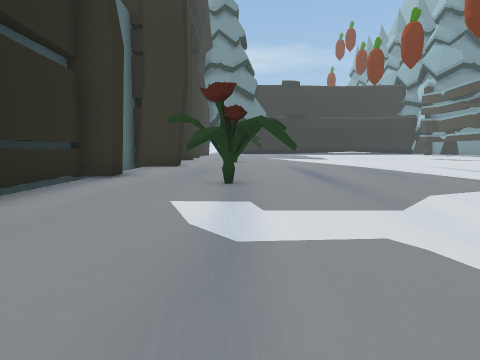
view 1 (above)

19 first-person views from a walk through a scene from a Unity 3-D project. The camera is 1.4 m above the floor, tilts 6° down and sees 75° across. The floor is counted in squares, 2 m on a side. Each view is taken from the middle of a square. On the plan, view 1 faces up. The plan holds only what a view shows up to about 10 squares ahead; the rest is blank. The place goes on beyond the plan. Some animated figures are left out.

view 2
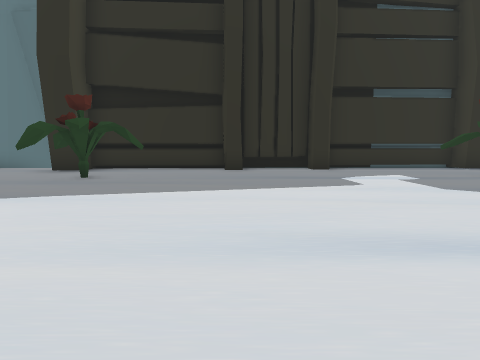

view 3
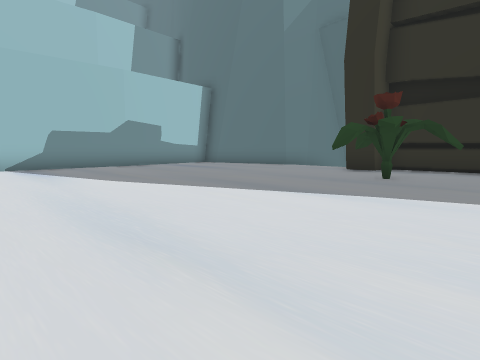

view 4
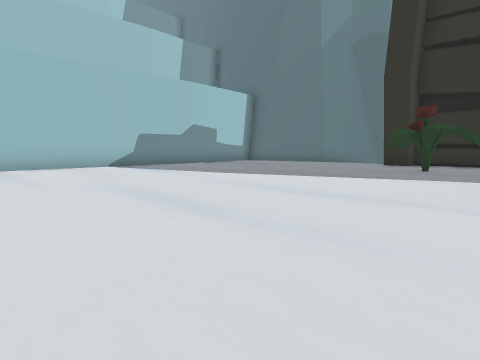

view 5
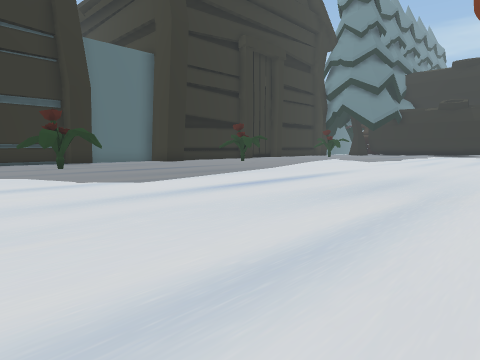

view 6
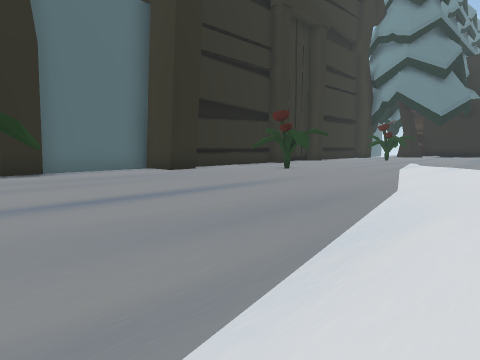

view 7
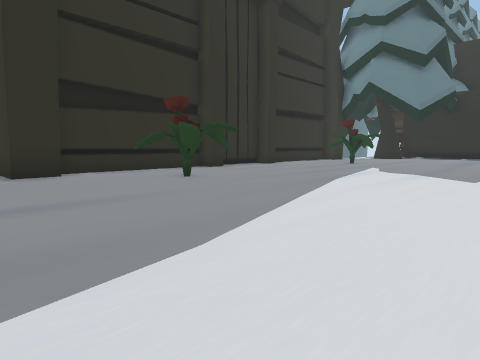

view 8
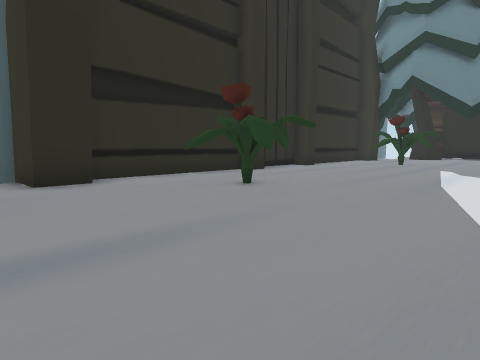

view 9
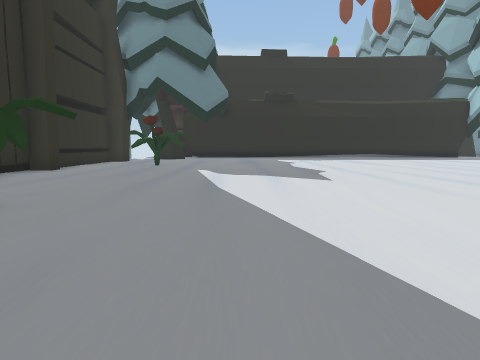

view 10
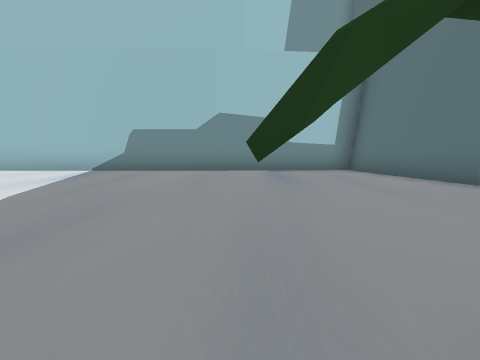

view 11
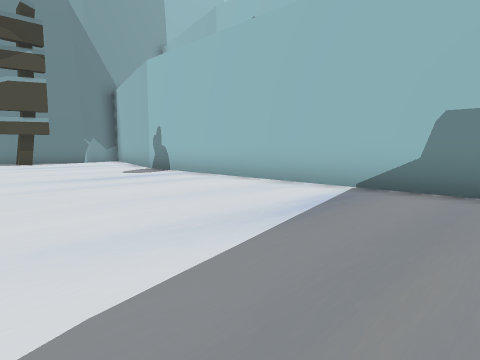

view 12
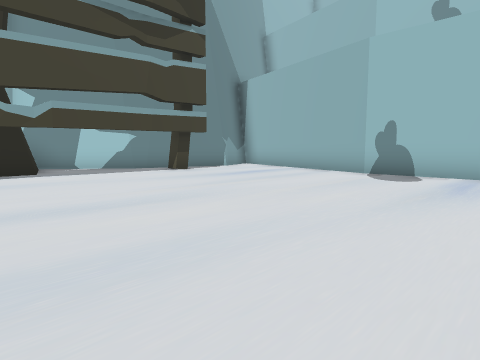

view 13
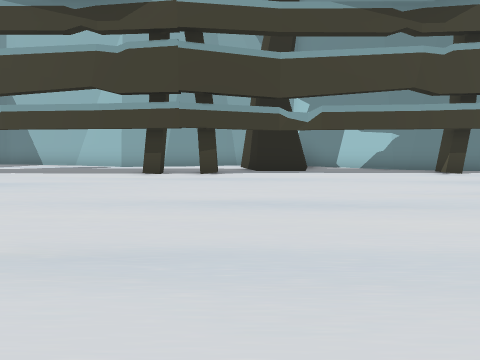

view 14
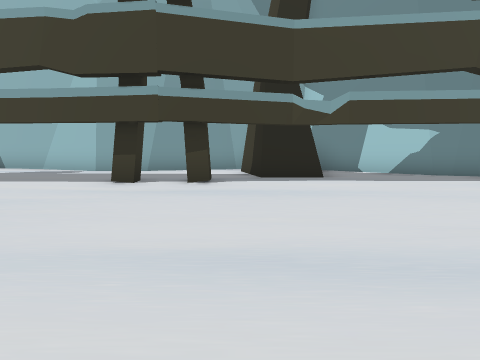

view 15
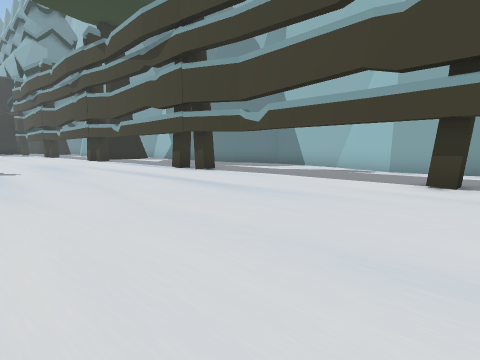

view 16
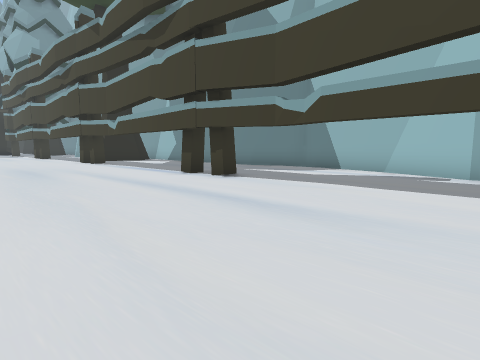

view 17
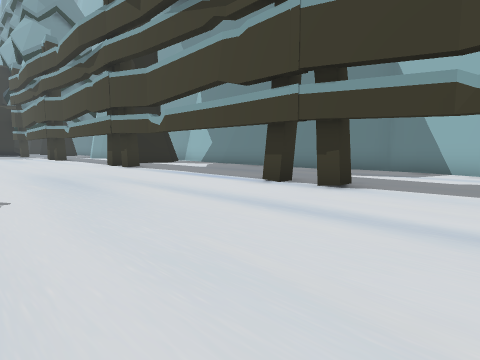

view 18
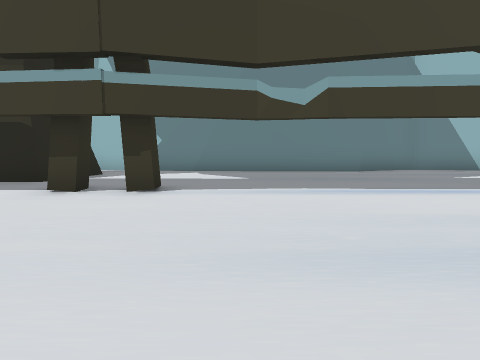

view 19
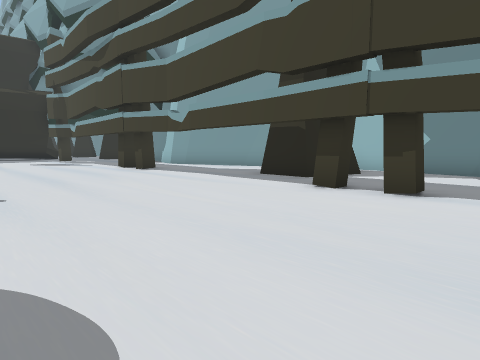

### Floor plan
Key: @ floor where view 1 was taken; # wall or solid block; . floor; O other object.
Columns run from 4 left of view 1 to 22 right of it. Each row starts with its distance up from view 1.
 21  #.............  ....
 20  #.............  ....#
 19  #............   ......
 18  #...........    .......
 17 ##...........    .......
 16 ##..O.......     ......#  #
 15 ##..O......     .......##.#
 14 ##.OOO..... ..  .....#....#
 13 ##............. ..........#
 12 ##............. .........##
 11 ##............. .........#
 10 #..............  ........#
  9 #..............  ........#
  8 ##.............  ........##
  7 ##..O.....................#
  6 #...O................#....#
  5 #..O.O...............#....#
  4  .........................#
  3  #.......  ..............##
  2  .........      .........#
  1  ..........    ..........#
  0  #..@.......   ..........#
 -1  #.......................#
 -2  #..O....................#
 -3  #..O................#...#
 -4  #.OOO..................##
 -5  #.....................###
 -6  ......................###
 -7  .......................##
 -8  .......................#
 -9 #......................##
-10 ##...................#.#
-11  #................... ##
-12  #..................
-13  ##################

Positions as (right, up) in squares from view 1, and headings:
1: (0, 0), facing up
2: (7, 0), facing left
3: (7, -1), facing down-left
4: (10, -1), facing down-left
5: (11, 3), facing up-left
6: (6, 6), facing up-left
7: (6, 10), facing up-left
8: (4, 10), facing up-left
9: (3, 11), facing up
10: (1, -3), facing down
11: (3, -7), facing down-right
12: (9, -4), facing down-right
13: (9, -4), facing right
14: (11, -4), facing right
15: (11, -3), facing up-right
16: (12, -1), facing up-right
17: (12, 2), facing up-right
18: (12, 11), facing right
19: (12, 11), facing up-right
